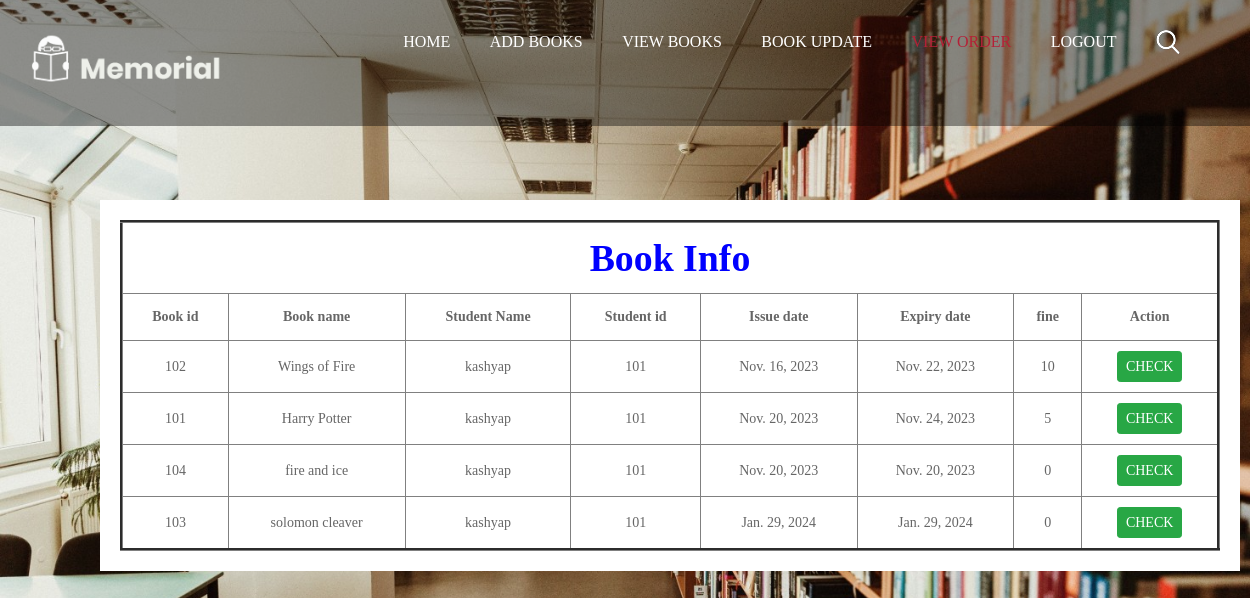
Page /admorderview/ on the committed database.
### library/models.py (models this page shows, shortened)
class Student_Book(models.Model):
    user=models.ForeignKey(to=User,on_delete=models.CASCADE)
    stud_name=models.CharField(null=True,blank=True,max_length=230)
    book_name=models.CharField(null=True,blank=True,max_length=230)
    book_id=models.IntegerField(null=False,blank=False,default=0)
    author_name=models.CharField(max_length=100,null=True,blank=True)
    issue_date=models.DateField(auto_now=True)
    expiry_date=models.DateField(auto_now=True)
    fine=models.IntegerField(null=False,blank=False,default=0)
    confirm=models.BooleanField(null=False,blank=False,default=0)

### library/views.py (the view)
# urls.py: path("admorderview/",views.adm_view_order,name="adminvieworder"),
def adm_view_order(request):
    x=Student_Book.objects.all()
    return render(request,"adm_view_order.html",{"data":x})

### library/templates/adm_view_order.html (shortened to what this page needs)
{% load static %}
<!DOCTYPE html>
<html lang="en">
   <head>
      <link rel="stylesheet" href="{% static 'css/bootstrap.min.css' %}">
      <link rel="stylesheet" href="{% static 'css/style.css' %}">
      <link rel="stylesheet" href="{% static 'css/responsive.css' %}">
      <link rel="stylesheet" href="{% static 'css/jquery.mCustomScrollbar.min.css' %}">
      <link href="{% static 'css/login.css' %}" rel='stylesheet' type='text/css'>
</head>
<body class="main-layout home_page" style="background-image: url('/static/images/librarybackground.jpg');height: 100%;width: 100%;"></body>
  <header>
    <div class="header">
        <div class="container">
           <div class="row">
              <div class="col-xl-3 col-lg-3 col-md-3 col-sm-3 col logo_section">
                 <div class="full">
                    <div class="center-desk">
                       <div class="logo"> <a href="index.html"><img src="{% static 'images/logo.png' %}" alt="#" style="margin: -60px;padding-left: 20px;"></a> </div>
                    </div>
                 </div>
              </div>
              <div class="col-xl-9 col-lg-9 col-md-9 col-sm-9">
                 <div class="menu-area">
                    <div class="limit-box">
                       <nav class="main-menu">
                          <ul class="menu-area-main">
                             <li> <a href=" ">Home</a> </li>
                             <li > <a href="/add_book">ADD BOOKS</a> </li>
                             <li ><a href="/view_book">VIEW BOOKS</a></li>
                             <li ><a href="/bsearch">BOOK UPDATE</a></li>
                             <li class="active"><a href="/admorderview">VIEW ORDER</a></li>
                             <li><a href="/logout">LOGOUT</a></li>
                             <li class="mean-last"> <a href="#"><img src="{% static 'images/search_icon.png' %}" alt="#" /></a></li>
                          </ul>
                       </nav>
                    </div>
                 </div>
              </div>
           </div>
        </div>
     </div>
  </header>
  <div class="container" style="background-color: white; text-align: center; padding: 20px; margin: 200px; margin-left: 100px;">
    <table border="3" style="margin: 0 auto; width: 100%;height: 100%; border-collapse: collapse; text-align: center;">
    <thead>
        <tr>
            <th colspan="9" style="text-align: center; color:blue; font-size:1cm;" >Book Info</th>
        </tr>
        <tr>
            <th style="padding: 10px;">Book id</th>
            <th style="padding: 10px;">Book name</th>
            <th style="padding: 10px;">Student Name</th>
            <th style="padding: 10px;">Student id</th>
            <th style="padding: 10px;">Issue date</th>
            <th style="padding: 10px;">Expiry date</th>
            <th style="padding: 10px;">fine</th>
            <th style="padding: 10px;">Action</th>
        </tr>
    </thead>
    <tbody>
        {% for item in data  %}
            <tr>
                <td style="padding: 10px;">{{item.book_id}}</td>
                <td style="padding: 10px;">{{item.book_name}}</td>
                <td style="padding: 10px;">{{item.stud_name}}</td>
                <td style="padding: 10px;">{{item.user_id}}</td>
                <td style="padding: 10px;" >{{item.issue_date}}</td>
                <td style="padding: 10px;">{{item.expiry_date}}</td>
                <td style="padding: 10px;">{{item.fine}}</td>
                <td style="padding: 10px;"><a href="/oderconfirm/{{item.id}}/{{item.book_id}}" class="btn btn-success btn-sm btn-check" >CHECK</a>
                </td>
            </tr>
        {% endfor %}
    </tbody>
    </table>
</div>
</body>
</html>

### library/static/css/style.css (style rules this page uses)
* { box-sizing: border-box !important; }
body { color: #666666; font-size: 14px; font-family: 'poppins', sans-serif; line-height: 1.80857; font-weight: normal; overflow-x: hidden; }
a { color: #1f1f1f; text-decoration: none !important; outline: none !important; -webkit-transition: all .3s ease-in-out; -moz-transition: all .3s ease-in-out; -ms-transition: all .3s ease-in-out; -o-transition: all .3s ease-in-out; transition: all .3s ease-in-out; }
*, *::after, *::before { -webkit-box-sizing: border-box; -moz-box-sizing: border-box; box-sizing: border-box; }
ul, li, ol { margin: 0px; padding: 0px; list-style: none; }
a { color: #222222; text-decoration: none; outline: none !important; }
a, .btn { text-decoration: none !important; outline: none !important; -webkit-transition: all .3s ease-in-out; -moz-transition: all .3s ease-in-out; -ms-transition: all .3s ease-in-out; -o-transition: all .3s ease-in-out; transition: all .3s ease-in-out; }
img { max-width: 100%; height: auto; }
.full { float: left; width: 100%; }
.full { width: 100%; float: left; margin: 0; padding: 0; }
.header { padding: 15px 0px; position: absolute; z-index: 999; width: 100%; left: 0; top: 0; background-color: #111; }
.home_page .header { background: rgba(0,0,0,0.4); }
.logo { float: left; }
nav.main-menu { float: right; margin-left: 0; }
.menu-area-main li.active a { color: #b32137; }
.main-menu { text-align: center; }
.main-menu ul { margin: 0; list-style-type: none; }
.main-menu ul>li { display: inline-block; position: relative; }
.main-menu ul > li a { padding: 15px 18px; line-height: 20px; font-size: 16px; display: block; font-weight: 500; color: #fff; text-transform: uppercase; }
.main-menu ul li:last-child a { padding-right: 0; }
.main-menu ul li:first-child { margin-left: 0; }
.main-menu ul>li { position: inherit; display: inline-block; vertical-align: middle; }

### library/static/css/login.css (style rules this page uses)
body { background: url('http://i.imgur.com/Eor57Ae.jpg') no-repeat fixed center center; background-size: cover; font-family: Montserrat; }
.logo { width: 213px; height: 36px; background: url('http://i.imgur.com/fd8Lcso.png') no-repeat; margin: 30px auto; }

### rows in the picture
Student_Book: book_id "102", book_name "Wings of Fire", stud_name "kashyap", user_id "101", issue_date "Nov. 16, 2023", expiry_date "Nov. 22, 2023", fine "10"
Student_Book: book_id "101", book_name "Harry Potter", stud_name "kashyap", user_id "101", issue_date "Nov. 20, 2023", expiry_date "Nov. 24, 2023", fine "5"
Student_Book: book_id "104", book_name "fire and ice", stud_name "kashyap", user_id "101", issue_date "Nov. 20, 2023", expiry_date "Nov. 20, 2023", fine "0"
Student_Book: book_id "103", book_name "solomon cleaver", stud_name "kashyap", user_id "101", issue_date "Jan. 29, 2024", expiry_date "Jan. 29, 2024", fine "0"
